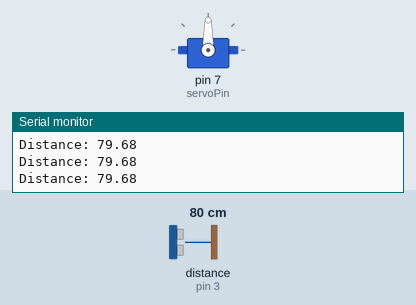
Simulated run of this sketch. Board: Arduino Uno, built with avr-gcc and run on an emulated ATmega328P. Parts: servo, the last lines printed to the serial monitor. Wiring (inferred from the names in the program): ultrasonic range finder: trigger pin 2; echo pin 3. Inputs (shaded band) come from the test bench; at power-on: distance to the obstacle (sensor on pin 3) 80 cm. The echo pulse lasts 58.3 µs per cm.

Above: at 1.2 s.
1.3 s: distance to the obstacle (sensor on pin 3) set to 23 cm
2.8 s: distance to the obstacle (sensor on pin 3) set to 18 cm
At 2.95 s:
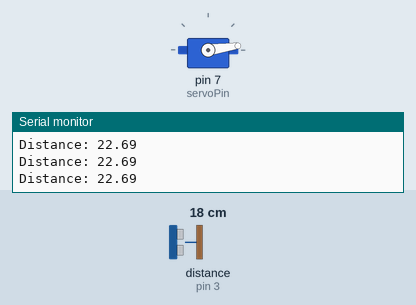
At 3.56 s:
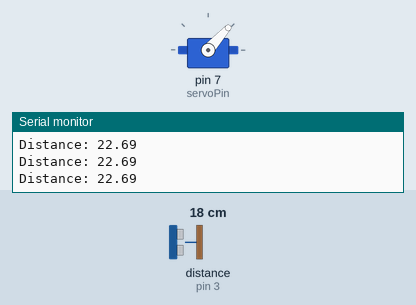
Timing chart, 0 to 11.8 s (numbered marks = the images above; inputs shaded):
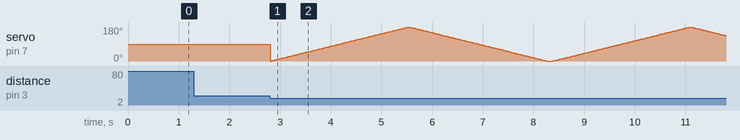

The sketch:

motor.ino
```cpp
#include <Servo.h>

const int servoPin = 7;
const int trigPin = 2;
const int echoPin = 3;

float duration, distance;
int pos = 0;

Servo myServo;

void setup() {

  pinMode(trigPin, OUTPUT);
  pinMode(echoPin, INPUT);
  Serial.begin(9600);
  myServo.attach(servoPin);

}

void loop() {

  digitalWrite(trigPin, LOW);
  delayMicroseconds(2);
  digitalWrite(trigPin, HIGH);
  delayMicroseconds(10);
  digitalWrite(trigPin, LOW);

  duration = pulseIn(echoPin, HIGH);
  distance = (duration*.0343)/2;
  if (distance < 20) {

  for (pos = 0; pos <= 180; pos += 1) {
    myServo.write(pos);
    delay(15);
  }

  for (pos = 180; pos >= 0; pos -= 1) {
    myServo.write(pos);
    delay(15);
  }

  }
  Serial.print("Distance: ");
  Serial.println(distance);
  delay(100);
}
```

Measured:
- the behaviour switches between 21 and 20 cm on distance to the obstacle (sensor on pin 3) (found by bisection; images 0 and 1)
